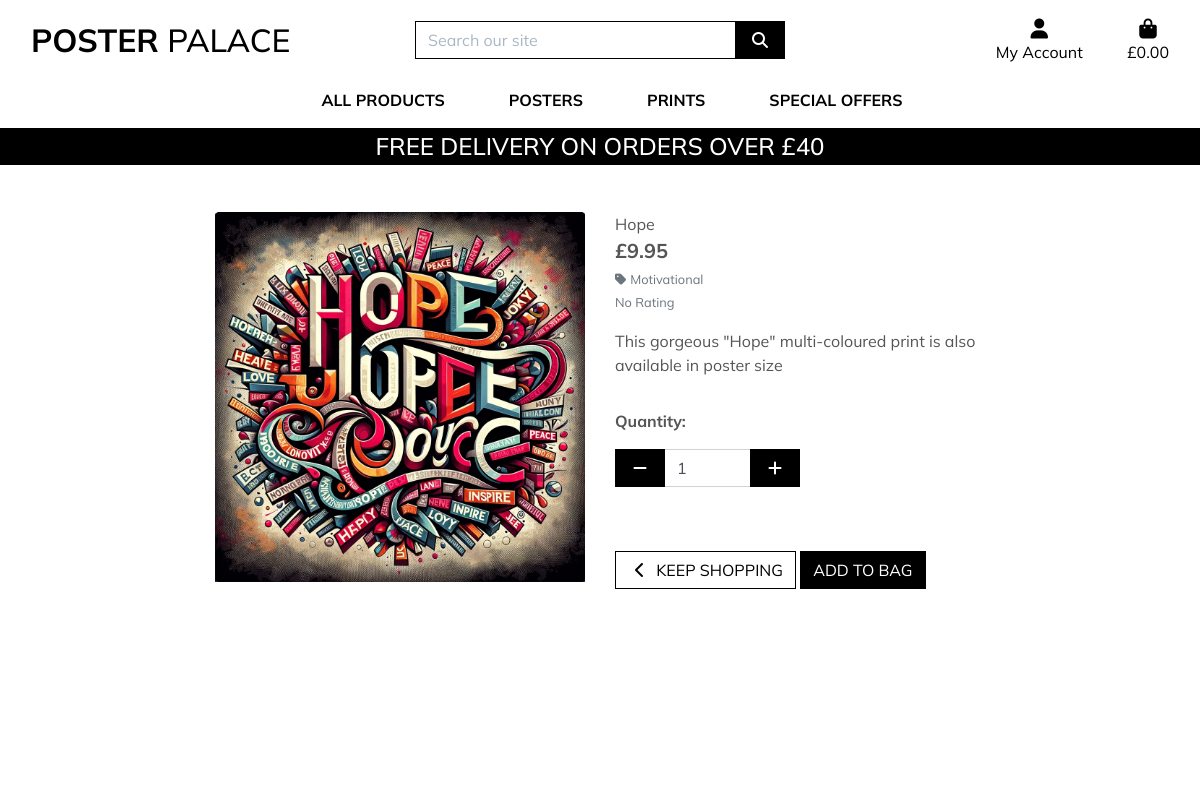
The page /products/2 on the database as committed earlier.
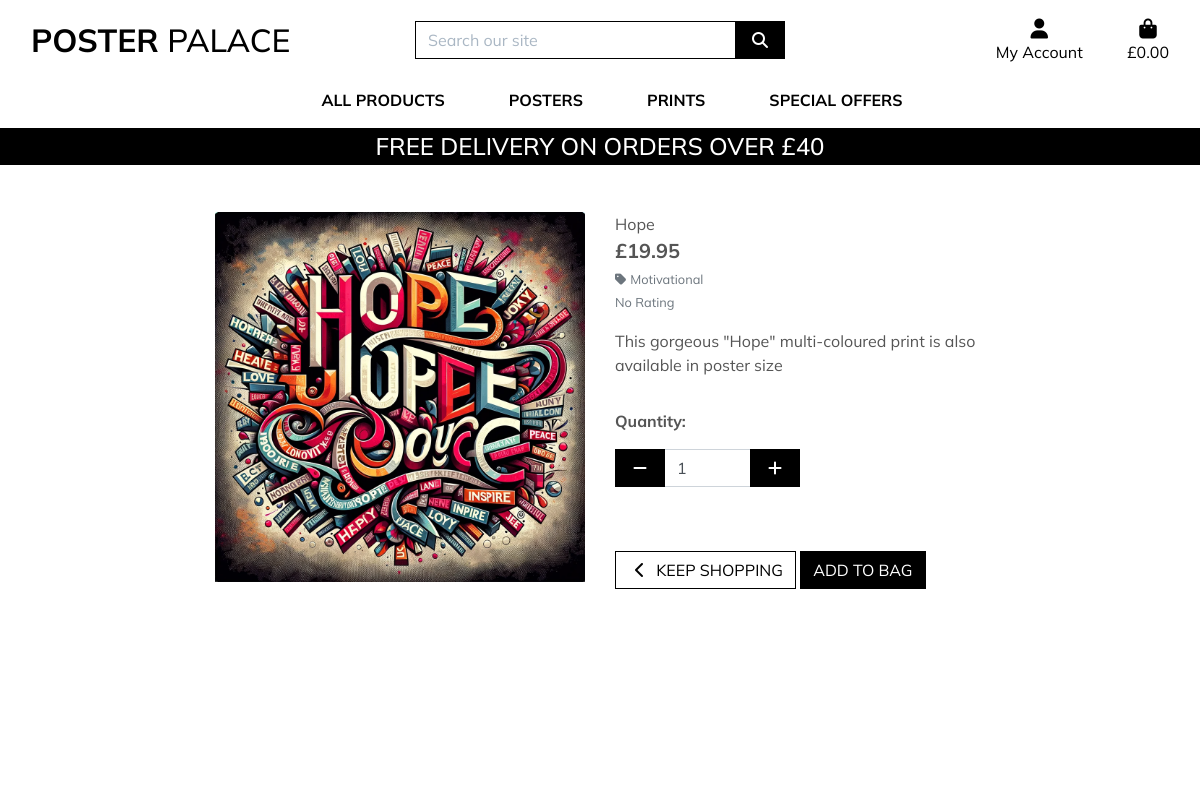
The same page on the database as committed later.
### products/models.py (models this page shows, shortened)
class Product(models.Model):
    sku = models.CharField(max_length=15,
                           default=get_random_string,
                           null=True, blank=True)
    name = models.CharField(max_length=200)
    slug = models.SlugField(max_length=200, unique=True)
    image = models.ImageField(null=True, blank=True)
    image2 = models.ImageField(null=True, blank=True)
    description = models.TextField(blank=True)
    sizes = models.BooleanField(default=False, null=True, blank=True)
    price = models.DecimalField(default=9.95, max_digits=8, decimal_places=2)
    category = models.ForeignKey('Category', null=True,
                                 blank=True, on_delete=models.SET_NULL)
    available = models.BooleanField(default=True)
    rating = models.DecimalField(max_digits=7, decimal_places=2,
                                 null=True, blank=True)
    created = models.DateTimeField(auto_now_add=True)
    updated = models.DateTimeField(auto_now=True)

class Category(models.Model):
    name = models.CharField(max_length=200)
    slug = models.SlugField(max_length=200,
                            unique=True, null=True, blank=True)
    friendly_name = models.CharField(max_length=200, null=True, blank=True)
    class Meta:
        ordering = ['name']
        verbose_name = 'category'
        verbose_name_plural = 'categories'

### products/views.py (the view)
# urls.py: path('<product_id>', views.product_detail, name='product_detail'),
def product_detail(request, product_id):
    product = get_object_or_404(Product, pk=product_id)
    context = {
        'product': product,
    }
    return render(request, 'products/product_detail.html', context)

### bag/contexts.py (called while the page is built, shortened)
def bag_contents(request):
    bag_items = []
    total = 0
    product_count = 0
    bag = request.session.get('bag', {})
    if total < settings.FREE_DELIVERY_THRESHOLD:
        delivery = total * Decimal(settings.STANDARD_DELIVERY_PERCENTAGE / 100)
        free_delivery_delta = settings.FREE_DELIVERY_THRESHOLD - total
    else:
        delivery = 0
        free_delivery_delta = 0
    grand_total = delivery + total
    context = {
        'bag_items': bag_items,
        'total': total,
        'product_count': product_count,
        'delivery': delivery,
        'free_delivery_delta': free_delivery_delta,
        'free_delivery_threshold': settings.FREE_DELIVERY_THRESHOLD,
        'grand_total': grand_total,
    }
    return context

### products/templates/products/product_detail.html (shortened to what the changed rows need)
{% extends "base.html" %}
{% load static %}
{% block content %}
    <div class="container-fluid">
        <div class="row">
            <div class="col-12 col-md-6 col-lg-4 offset-lg-2">
                <div class="image-container my-5">
                    {% if product.image %}
                        <a href="{{ product.image.url }}" target="_blank">
                            <img class="card-img-top img-fluid" src="{{ product.image.url }}" alt="{{ product.name }}">
                        </a>
                        {% else %}
                        <a href="">
                            <img class="card-img-top img-fluid" src="{{ MEDIA_URL }}noimage.png" alt="{{ product.name }}">
                        </a>
                    {% endif %}
                </div>
            </div>
            <div class="col-12 col-md-6 col-lg-4">
                <div class="product-details-container mb-5 mt-md-5">
                    <p class="mb-0">{{ product.name }}</p>
                    <p class="lead mb-0 text-left font-weight-bold">&#163;{{ product.price }}</p>
                    {% if product.category %}
                    <p class="small mt-1 mb-0">
                        <a class="text-muted" href="{% url 'products' %}?category={{ product.category.name }}">
                            <i class="fas fa-tag mr-1"></i>{{ product.category.friendly_name }}
                        </a>
                    </p>
                    {% endif %}
                    {% if product.rating %}
                        <small class="text-muted"><i class="fas fa-star mr-1"></i>{{ product.rating }} / 7</small>
                    {% else %}
                        <small class="text-muted">No Rating</small>
                    {% endif %}
                    <p class="mt-3">{{ product.description }}</p>
                    <form class="form" action="{% url 'add_to_bag' product.id %}" method="POST">
                        <div class="form-row">
                        </div>
                    </form>
                </div>
            </div>
        </div>
    </div>
{% endblock %}

Rows that differ between the two databases and show on the page:
changed Product "Hope": price "9.95" → "19.95"
